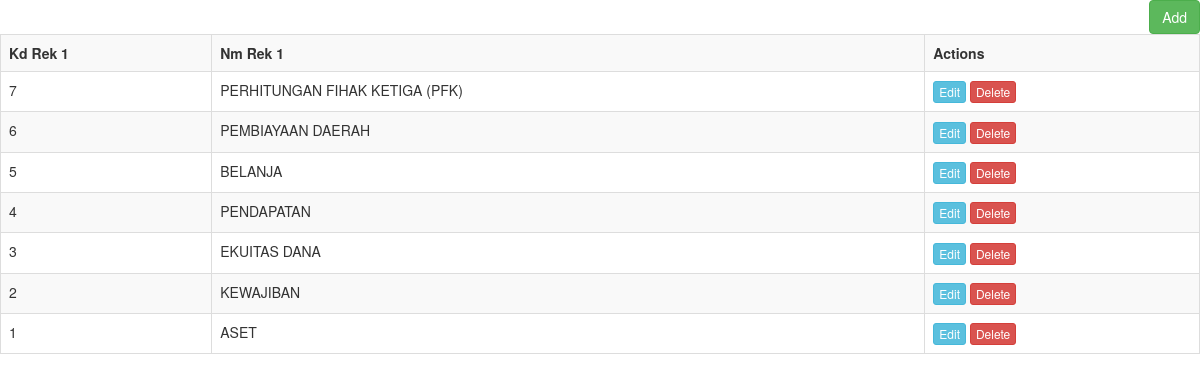
/index.php/ref_rek_1, run on the app's committed database.
### tables this page shows
CREATE TABLE `ref_rek_1` (
  `Kd_Rek_1` tinyint(4) NOT NULL DEFAULT '0',
  `Nm_Rek_1` varchar(100) DEFAULT NULL
);

### application/controllers/Ref_rek_1.php (called while the page is built, shortened)
<?php
class Ref_rek_1 extends CI_Controller{
    function __construct()
    {
        $this->load->model('Ref_rek_1_model');
    }
    function index()
    {
        $data['ref_rek_1'] = $this->Ref_rek_1_model->get_all_ref_rek_1();
        $data['_view'] = 'ref_rek_1/index';
        $this->load->view('layouts/main',$data);
    }
}

### index.php (called while the page is built, shortened)
<?php
require_once BASEPATH.'core/CodeIgniter.php';

### application/models/Ref_rek_1_model.php (called while the page is built, shortened)
<?php
class Ref_rek_1_model extends CI_Model
{
    function get_all_ref_rek_1()
    {
        $this->db->order_by('Kd_Rek_1', 'desc');
        return $this->db->get('ref_rek_1')->result_array();
    }
}

### application/views/ref_rek_1/index.php (the view)
<div class="pull-right">
	<a href="<?php echo site_url('ref_rek_1/add'); ?>" class="btn btn-success">Add</a>
</div>
<table class="table table-striped table-bordered">
    <tr>
		<th>Kd Rek 1</th>
		<th>Nm Rek 1</th>
		<th>Actions</th>
    </tr>
	<?php foreach($ref_rek_1 as $r){ ?>
    <tr>
		<td><?php echo $r['Kd_Rek_1']; ?></td>
		<td><?php echo $r['Nm_Rek_1']; ?></td>
		<td>
            <a href="<?php echo site_url('ref_rek_1/edit/'.$r['Kd_Rek_1']); ?>" class="btn btn-info btn-xs">Edit</a>
            <a href="<?php echo site_url('ref_rek_1/remove/'.$r['Kd_Rek_1']); ?>" class="btn btn-danger btn-xs">Delete</a>
        </td>
    </tr>
	<?php } ?>
</table>

### data on the page
ref_rek_1: Kd_Rek_1 "7", Nm_Rek_1 "PERHITUNGAN FIHAK KETIGA (PFK)"
ref_rek_1: Kd_Rek_1 "6", Nm_Rek_1 "PEMBIAYAAN DAERAH"
ref_rek_1: Kd_Rek_1 "5", Nm_Rek_1 "BELANJA"
ref_rek_1: Kd_Rek_1 "4", Nm_Rek_1 "PENDAPATAN"
ref_rek_1: Kd_Rek_1 "3", Nm_Rek_1 "EKUITAS DANA"
ref_rek_1: Kd_Rek_1 "2", Nm_Rek_1 "KEWAJIBAN"
ref_rek_1: Kd_Rek_1 "1", Nm_Rek_1 "ASET"
